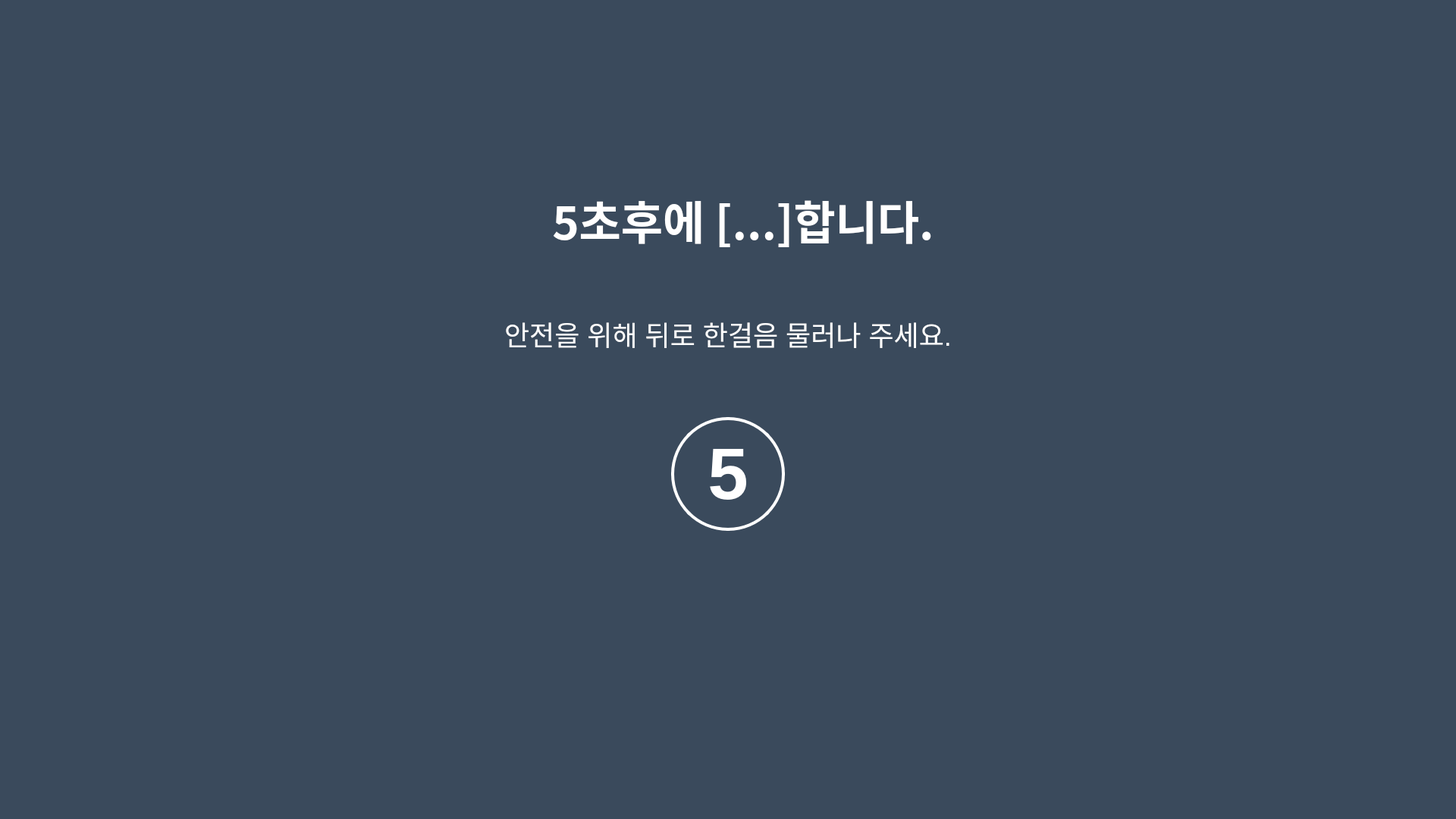
<?xml version="1.0" encoding="UTF-8"?>
<ui version="4.0">
 <class>Countdown</class>
 <widget class="QWidget" name="Countdown">
  <property name="geometry">
   <rect>
    <x>0</x>
    <y>0</y>
    <width>1920</width>
    <height>1080</height>
   </rect>
  </property>
  <property name="windowTitle">
   <string>Countdown</string>
  </property>
  <property name="styleSheet">
   <string>QWidget {
    background-color: #3a4a5c;
}

QLabel {
    color: white;
    font-family: &quot;Malgun Gothic&quot;, &quot;Arial&quot;, sans-serif;
    background-color: transparent;
    border: none;
}</string>
  </property>
  <widget class="QLabel" name="countdownTitle">
   <property name="geometry">
    <rect>
     <x>480</x>
     <y>240</y>
     <width>1000</width>
     <height>100</height>
    </rect>
   </property>
   <property name="font">
    <font>
     <family>Malgun Gothic</family>
     <pointsize>-1</pointsize>
     <weight>75</weight>
     <bold>true</bold>
    </font>
   </property>
   <property name="styleSheet">
    <string notr="true">font-size: 60px; 
font-weight: bold; 
color: white;</string>
   </property>
   <property name="text">
    <string>5초후에 [...]합니다.</string>
   </property>
   <property name="alignment">
    <set>Qt::AlignCenter</set>
   </property>
  </widget>
  <widget class="QLabel" name="countdownSubtitle">
   <property name="geometry">
    <rect>
     <x>460</x>
     <y>400</y>
     <width>1000</width>
     <height>80</height>
    </rect>
   </property>
   <property name="styleSheet">
    <string>font-size: 36px; 
color: white;</string>
   </property>
   <property name="text">
    <string>안전을 위해 뒤로 한걸음 물러나 주세요.</string>
   </property>
   <property name="alignment">
    <set>Qt::AlignCenter</set>
   </property>
  </widget>
  <widget class="QLabel" name="countdownNumber">
   <property name="geometry">
    <rect>
     <x>885</x>
     <y>550</y>
     <width>150</width>
     <height>150</height>
    </rect>
   </property>
   <property name="styleSheet">
    <string>font-size: 96px; 
font-weight: bold; 
color: white; 
border: 4px solid white; 
border-radius: 75px;</string>
   </property>
   <property name="text">
    <string>5</string>
   </property>
   <property name="alignment">
    <set>Qt::AlignCenter</set>
   </property>
  </widget>
 </widget>
 <resources/>
 <connections/>
</ui>
